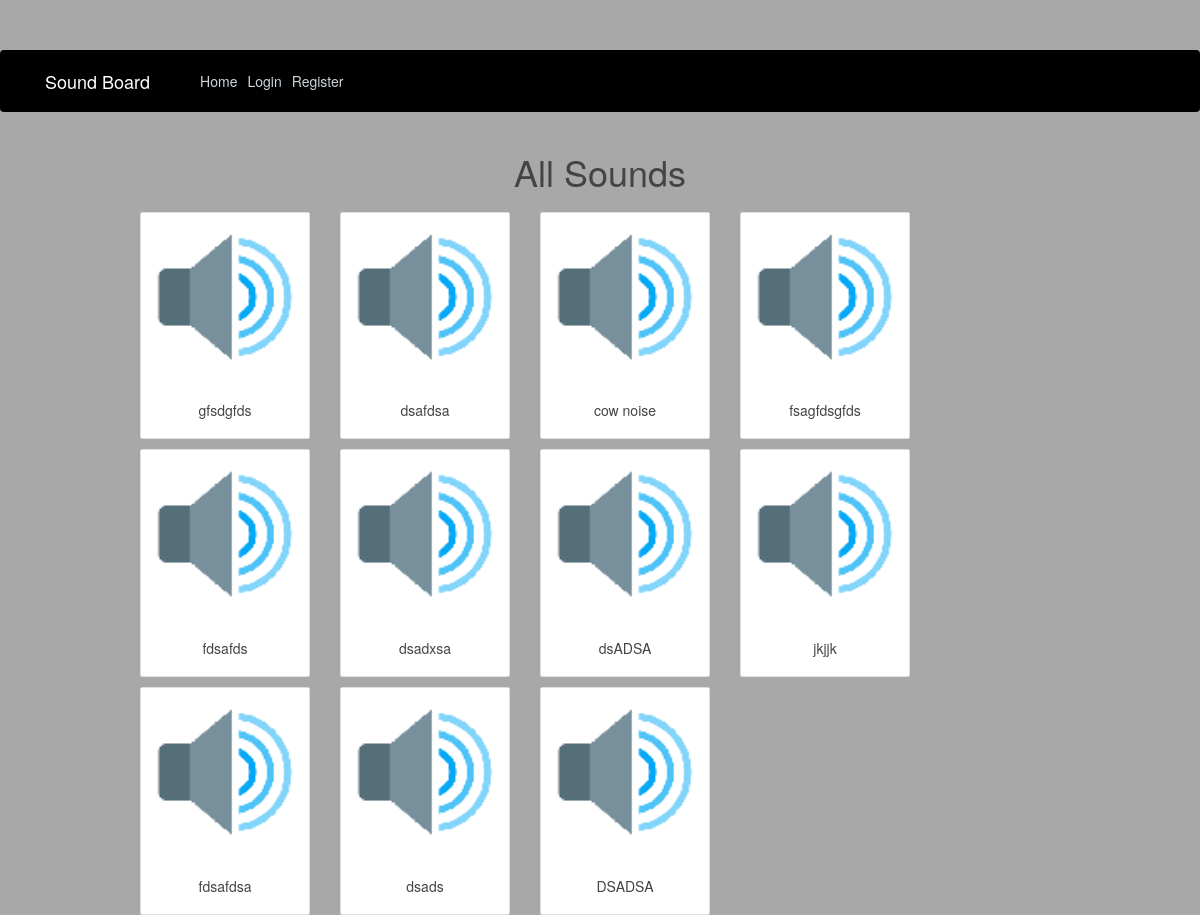
The app's page /, older data.
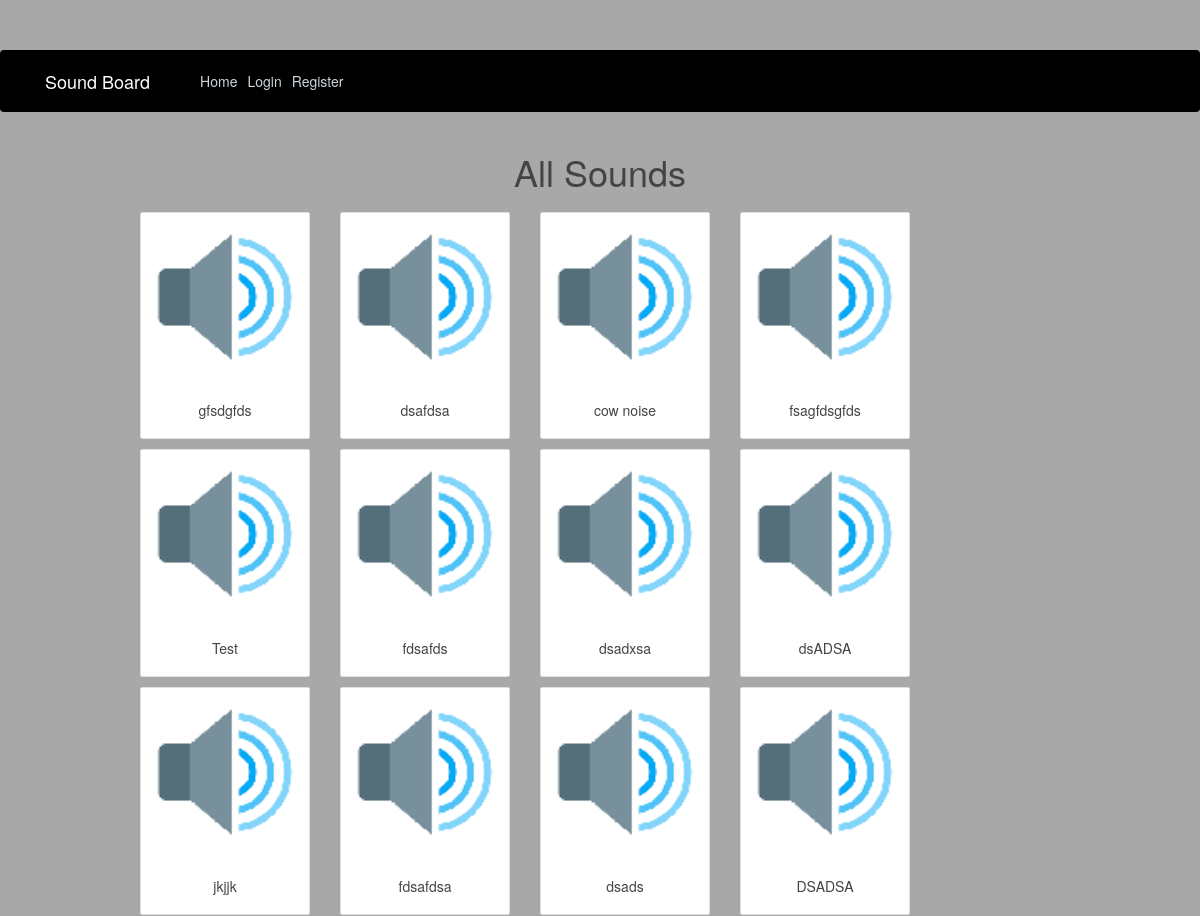
The same page, newer data.
### sound/models.py (models this page shows, shortened)
class SoundPost(models.Model):
    author = models.ForeignKey(User, on_delete=models.CASCADE, default='')
    sound = models.FileField(upload_to='sounds')
    image = models.ImageField(upload_to='images', default='images/default.png')
    title = models.CharField(max_length=100)

### sound/views.py (the view, shortened to what this page needs)
# urls.py: path('', views.MainView.as_view(), name='main'),
class MainView(ListView):
    template_name = 'sound/main.html'
    context_object_name = 'sound'
    model = UserSoundBoard
    def get_queryset(self):
        return SoundPost.objects.all().order_by('?')

### templates/sound/main.html (shortened to what this page needs)
{% extends 'sound/base.html' %}
{% block content %}
    <div class="row justify-content-center">
        <div class="col-10 article">
            <h1 class="center">All Sounds</h1>
            <div class="row align-items-start">
                {% for i in sound %}
                     <div class="col-sm audio-card" style="padding-top: 10px; width: 200px; max-width: 200px;">
                        <div class="card" onclick="var audio = new Audio('{{ i.sound.url }}'); audio.play()">
                            <img src="{{ i.image.url }}" alt="sound-image">
                            <div class="card-body">
                                <h5 class="card-title center">{{ i.title }}</h5>
                            </div>
                        </div>
                    </div>
                    {% if forloop.last %}
                        <div class="col-sm"></div>
                    {% endif %}
                {% endfor %}
            </div>
        </div>
    </div>
{% endblock content %}

Row changes from the older to the newer data that the page shows:
added SoundPost: image (placeholder picture), title "Test"
